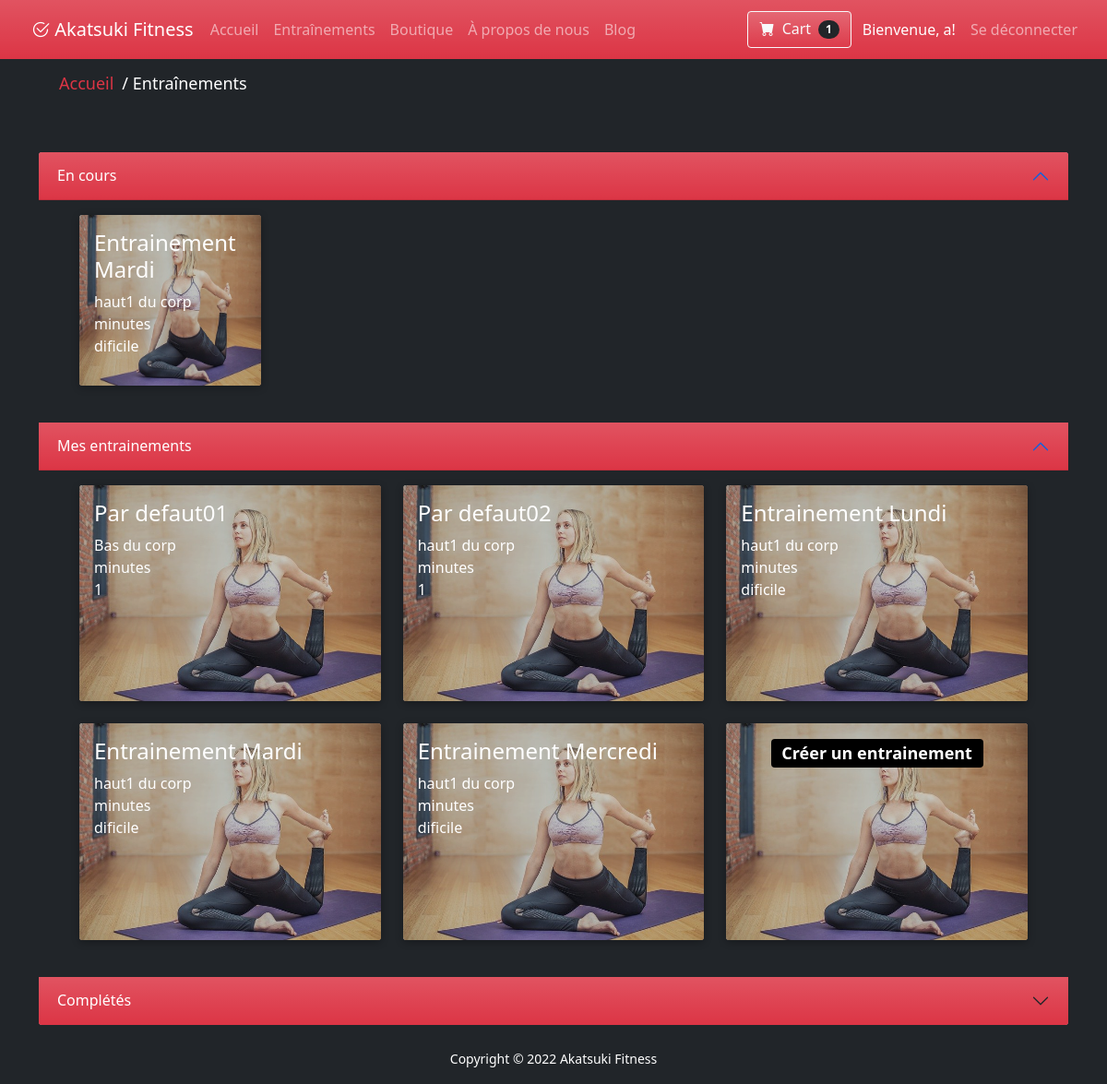
The app's page /workouts.php (signed in) with its own data.
### tables this page shows
CREATE TABLE `utilisateur` (
  `iduser` int(11) NOT NULL,
  `nom` varchar(50) NOT NULL,
  `prenom` varchar(50) NOT NULL,
  `email` varchar(100) NOT NULL,
  `date_de_naissance` date NOT NULL,
  `sexe` int(11) NOT NULL,
  `poids` float DEFAULT NULL,
  `datedebutabonnement` date DEFAULT NULL,
  `datefinabonnement` date DEFAULT NULL,
  `poids_desire` float DEFAULT NULL,
  `avatar` int(11) DEFAULT '1'
);

CREATE TABLE `entrainementcontenu` (
  `idcontenu` int(11) NOT NULL,
  `identrainement` int(11) NOT NULL
);

CREATE TABLE `entrainement` (
  `identrainement` int(11) NOT NULL,
  `nom` varchar(50) NOT NULL,
  `status` int(11) NOT NULL,
  `type` varchar(50) NOT NULL,
  `difficulte` varchar(50) NOT NULL
);

### db/conn.php (called while the page is built)
<?php
$host = 'localhost';
$db = 'akatsuki_db';
$user = 'root';
$pass = '';
$chartset = 'utf8mb4';
$dsn = "mysql:host=$host;dbname=$db;chartset=$chartset";
try {
    $pdo = new PDO($dsn, $user, $pass);
    $pdo->setAttribute(PDO::ATTR_ERRMODE, PDO::ERRMODE_EXCEPTION);
} catch (PDOException $e) {
    throw new PDOException($e->getMessage());
}
require_once 'Crud.php';
$crud = new Crud($pdo);

### db/Crud.php (called while the page is built, shortened)
<?php
class Crud
{
    private $db;
    public function __construct($conn)
    {
        $this->db = $conn;
    }
    public function getUser($id){
        try {
            $sql = "SELECT * FROM utilisateur WHERE iduser = '$id' ";
            $stmt = $this->db->prepare($sql);
            $stmt->execute();
            $result = $stmt->fetch();
            return  $result;
        } catch (PDOException $e) {
            echo $e->getMessage();
            return false;
        }
    }
    private function getContenuId($idUser){
        try{
            $sql = "SELECT * FROM  `contenu` WHERE iduser = '$idUser' ";
            $stmt = $this->db->prepare($sql);
            $stmt->execute();
            $result = $stmt->fetch();
            return  $result['idcontenu'];
        }catch  (PDOException $e) {
            echo $e->getMessage();
        return false;
        }
    }
    public function getEntrainementsByIdUser($idUser){
        $idContenu =$this->getContenuId($idUser);
        return $this->getEntrainementsByContenu($idContenu);
    }
    private function getEntrainementsByContenu($idContenu){
        try{
            $sql = "SELECT * FROM `entrainementcontenu` INNER JOIN entrainement ON `entrainementcontenu`.`identrainement`  = `entrainement`.`identrainement`  WHERE `entrainementcontenu`.`idcontenu` = '$idContenu' ";
            $stmt = $this->db->prepare($sql);
            $stmt->execute();
            $result = $stmt->fetchAll();
            return  $result;
        }catch  (PDOException $e) {
            echo $e->getMessage();
        return false;
        }
    }
    public function getEntrainementsInProgressByIdUser($idUser){
        $idContenu =$this->getContenuId($idUser);
        return $this->getEntrainementsCompletedOrIncompletedByContenu($idContenu,self::STATUS_INPROGRESS);
    }
    private function getEntrainementsCompletedOrIncompletedByContenu($idContenu,$wantedStatus){
        try{
            $sql = "SELECT * FROM `entrainementcontenu` INNER JOIN entrainement ON `entrainementcontenu`.`identrainement`  = `entrainement`.`identrainement`
            WHERE `entrainementcontenu`.`idcontenu` = '$idContenu' AND `entrainement`.`status` = $wantedStatus";
            $stmt = $this->db->prepare($sql);
            $stmt->execute();
            $result = $stmt->fetchAll();
            return  $result;
        }catch  (PDOException $e) {
            echo $e->getMessage();
        return false;
        }
    }
    public function getPanierByidUser($idUser){
        try{
            $sql = "SELECT * FROM `panier` INNER JOIN `articlepanier` ON `panier`.`idarticle`  = `articlepanier`.`idarticle`  INNER JOIN `produits` ON `produits`.`idproduit`  = `articlepanier`.`idproduit`  WHERE `panier`.`iduser` = '$idUser' ";
            $stmt = $this->db->prepare($sql);
            $stmt->execute();
            $result = $stmt->fetchAll();
            return  $result;
        }catch  (PDOException $e) {
            echo $e->getMessage();
        return false;
        }
    }
}

### workouts.php (the view, shortened to what this page needs)
<?php
require_once 'includes/header.php';
?>
<div class="accordion mt-5" id="accordionPanelsStayOpenExample">
    <div class="accordion-item border-0">
        <h2 class="accordion-header text-white" id="panelsStayOpen-headingOne">
            <button class="accordion-button bg-danger bg-gradient text-white " type="button" data-bs-toggle="collapse" data-bs-target="#panelsStayOpen-collapseOne" aria-expanded="true" aria-controls="panelsStayOpen-collapseOne">
                En cours
            </button>
        </h2>
        <div id="panelsStayOpen-collapseOne" class="accordion-collapse collapse show bg-dark" aria-labelledby="panelsStayOpen-headingOne">
            <div class="accordion-body">
                <div class="container">
                    <div class="card-group container-fluid ">
                        <div class="row">
                        <?php
                            $listeEntrainement = $crud->getEntrainementsInProgressByIdUser($_SESSION['userid']);
                            $rep = '';
                            foreach ($listeEntrainement as $training) {
                                $idEntrainement = $training['identrainement'];
                                $nom = $training['nom'];
                                $difficulte = $training['difficulte'];
                                $type = $training['type'];
                                $rep .= '<div class="col-md-4 mb-4" style="min-width:162px; min-height:185px;" onclick="workoutInProgress('.$idEntrainement.')">
                                            <div id="TCard'.$idEntrainement.'" class="card card-perso card-hover text-white border-0"  style="min-width:162px; min-height:185px;">
                                                <img src="images/training_bg/bg_2.jpg" class="card-img" alt="..." style="min-width:162px; min-height:185px;">
                                                <div class="card-img-overlay bg-dark bg-opacity-25" >
                                                    <h4 class="card-title"> ' . $nom . '</h4>
                                                    <ul>
                                                        <li>' . $type . '</li>
                                                        <li>' .  ' minutes </li>
                                                        <li>' . $difficulte. '</li>
                                                    </ul>
                                                </div>
                                            </div>
                                        </div>';
                            }
                            echo $rep;
                        ?>
                        </div>
                    </div>
                </div>
            </div>
        </div>
    </div>
    <div class="accordion-item border-0">
        <h2 class="accordion-header" id="panelsStayOpen-headingTwo">
            <button class="accordion-button bg-danger bg-gradient text-white " type="button" data-bs-toggle="collapse" data-bs-target="#panelsStayOpen-collapseTwo" aria-expanded="false" aria-controls="panelsStayOpen-collapseTwo">
                Mes entrainements
            </button>
        </h2>
        <div id="panelsStayOpen-collapseTwo" class="accordion-collapse collapse show bg-dark" aria-labelledby="panelsStayOpen-headingTwo">
            <div class="accordion-body">
                <div class="container">
                    <div class="card-group container-fluid ">
                        <div class="row">
                            <?php
                            $listeEntrainement = $crud->getEntrainementsByIdUser($_SESSION['userid']);
                            $rep = '';
                            foreach ($listeEntrainement as $training) {
                                $idEntrainement = $training['identrainement'];
                                $nom = $training['nom'];
                                $difficulte = $training['difficulte'];
                                $type = $training['type'];
                                $rep .= '<div class="col-md-4 mb-4" style="min-width:162px; min-height:185px;" onclick="workoutInProgress('.$idEntrainement.')" >
                                            <div id="TCard'.$idEntrainement.'" class="card card-perso card-hover text-white border-0" style="min-width:162px; min-height:185px;">
                                                <img src="images/training_bg/bg_2.jpg" class="card-img" alt="..." style="min-width:162px; min-height:185px;">
                                                <div class="card-img-overlay bg-dark bg-opacity-25" >
                                                    <h4 class="card-title"> ' . $nom . '</h4>
                                                    <ul>
                                                        <li>' . $type . '</li>
                                                        <li>' .  ' minutes </li>
                                                        <li>' . $difficulte. '</li>
                                                    </ul>
                                                </div>
                                            </div>
                                        </div>';
                            }
                            echo $rep;
                            ?>
                            <div class="col-md-4 mb-4" onclick="window.location.href='new_workout.php'" style="min-width:162px; min-height:185px;">
                                <div class="card card-perso card-hover text-white border-0" style="min-width:162px; min-height:185px;">
                                    <img src="images/training_bg/bg_2.jpg" class="card-img" alt="..." style="min-width:162px; min-height:185px;">
                                    <div class="card-img-overlay bg-dark bg-opacity-25 justify-content-center">
                                        <h4 class="card-title text-center"> <span class="badge badge-pill bg-black">Créer un entrainement</span></h4>
                                    </div>
                                </div>
                            </div>
                        </div>
                    </div>
                </div>
            </div>
        </div>
    </div>
    <div class="accordion-item border-0 ">
        <h2 class="accordion-header" id="panelsStayOpen-headingThree">
            <button class="accordion-button bg-danger bg-gradient text-white collapsed" type="button" data-bs-toggle="collapse" data-bs-target="#panelsStayOpen-collapseThree" aria-expanded="false" aria-controls="panelsStayOpen-collapseThree">
                Complétés
            </button>
        </h2>
    </div>
</div>
<?php
require_once 'includes/footer.php';
?>

### vue/nav.php (shortened to what this page needs)
<nav id="myNav" class="navbar navbar-expand-lg navbar-dark bg-danger bg-gradient">
    <div class="container-fluid">
        <a class="logo navbar-brand" href="index.php"><i class="bi bi-check2-circle"> </i>Akatsuki Fitness</a>
        <div class="collapse navbar-collapse" id="navbarNav">
            <div class="navbar-nav me-auto">
                <a id="btnHome" href="index.php" class="nav-item nav-link">Accueil</a>
                <a id="btnTrain" <?php if(!isset($_SESSION['userid'])) { ?> data-bs-toggle="modal"
                    data-bs-target="#loginModal" <?php } else {?> href="workouts.php" <?php } ?>
                    class="nav-item nav-link">Entraînements
                </a>
                <a id="btnStore" href="shop_index.php" class="nav-item nav-link">Boutique</a>
                <a id="btnAbout" href="about.php" class="nav-item nav-link">À propos de nous</a>
                <a id="btnBlog" href="blog.php" class="nav-item nav-link">Blog</a>
            </div>
            <div class="navbar-nav ms-auto">
                <?php if(!isset($_SESSION['userid'])) { ?>
                <button id="btnNavLogin" type="button" class="btn btn-outline-light bg-gradient"
                    data-bs-toggle="modal" data-bs-target="#loginModal">
                    Se connecter
                </button>
                <?php } else {
                    $userid = $_SESSION['userid'];
                    $userInfo = $crud->getUser($userid); ?>
                <a class="btn btn-outline-light bg-gradient me-1" href='shop_cart.php'>
                    <i class="bi-cart-fill me-1"></i>
                    Cart
                    <?php
                    $cartItems = $crud->getPanierByidUser($_SESSION['userid']);
                    ?>
                    <span class="badge bg-dark text-white ms-1 rounded-pill"><?php echo count($cartItems)?></span>
                </a>
                <a id="btnBlog" href="profile.php" class="nav-item nav-link active">Bienvenue,
                    <?php echo $userInfo['prenom']?>!</a>
                <a href="logout.php" class="nav-item nav-link">Se déconnecter</a>
                <?php }?>
            </div>
        </div>
    </div>
</nav>

### css/style.css (style rules this page uses)
a { color: #dc3545; text-decoration: none; }
ul { list-style-type: none; padding: 0; margin: 0; }
.card-perso { box-shadow: 0 2px 8px rgb(0 0 0 / 30%); }
#myNav { padding: 12px; text-align: center; }
#myNav .logo { padding-left: 10px; padding-right: 10px; margin-right: 0%; }
.card-img, .card-img-top, .card-img-bottom { width: 100%; }

### css/style-blog.css (style rules this page uses)
* { box-sizing: border-box; }

### css/style-search.css (style rules this page uses)
.show { display: block; }

### records on screen
utilisateur: prenom "a"
entrainementcontenu: identrainement.nom "Entrainement Mardi", identrainement.type "haut1 du corp", identrainement.difficulte "dificile"
entrainementcontenu: identrainement.nom "Par defaut01", identrainement.type "Bas du corp", identrainement.difficulte "1"
entrainementcontenu: identrainement.nom "Par defaut02", identrainement.type "haut1 du corp", identrainement.difficulte "1"
entrainementcontenu: identrainement.nom "Entrainement Lundi", identrainement.type "haut1 du corp", identrainement.difficulte "dificile"
entrainementcontenu: identrainement.nom "Entrainement Mercredi", identrainement.type "haut1 du corp", identrainement.difficulte "dificile"

### other values on screen
count($cartItems) "1"
